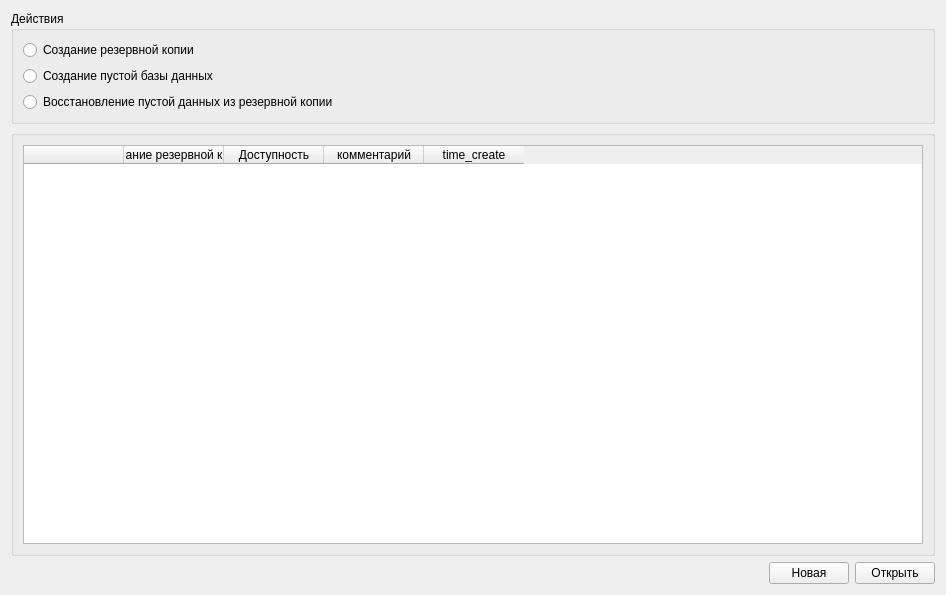
<?xml version="1.0" encoding="UTF-8"?>
<ui version="4.0">
 <class>Form_maintenance___backup_restoree</class>
 <widget class="QWidget" name="Form_maintenance___backup_restoree">
  <property name="geometry">
   <rect>
    <x>0</x>
    <y>0</y>
    <width>946</width>
    <height>595</height>
   </rect>
  </property>
  <property name="windowTitle">
   <string>Form</string>
  </property>
  <layout class="QVBoxLayout" name="verticalLayout_3">
   <item>
    <widget class="QGroupBox" name="groupBox">
     <property name="title">
      <string>Действия</string>
     </property>
     <layout class="QVBoxLayout" name="verticalLayout_2">
      <item>
       <layout class="QVBoxLayout" name="verticalLayout">
        <item>
         <widget class="QRadioButton" name="radioButton_create_backup">
          <property name="text">
           <string>Создание резервной копии</string>
          </property>
         </widget>
        </item>
        <item>
         <widget class="QRadioButton" name="radioButton_restore_empty_db">
          <property name="text">
           <string>Создание пустой базы данных</string>
          </property>
         </widget>
        </item>
        <item>
         <widget class="QRadioButton" name="radioButton_restore_backup">
          <property name="text">
           <string>Восстановление пустой данных из резервной копии</string>
          </property>
         </widget>
        </item>
       </layout>
      </item>
     </layout>
    </widget>
   </item>
   <item>
    <widget class="QGroupBox" name="groupBox_2">
     <property name="title">
      <string/>
     </property>
     <layout class="QHBoxLayout" name="horizontalLayout">
      <item>
       <widget class="QTableWidget" name="tableWidget">
        <column>
         <property name="text">
          <string/>
         </property>
        </column>
        <column>
         <property name="text">
          <string>Название резервной копии</string>
         </property>
        </column>
        <column>
         <property name="text">
          <string>Доступность</string>
         </property>
        </column>
        <column>
         <property name="text">
          <string>комментарий</string>
         </property>
        </column>
        <column>
         <property name="text">
          <string>time_create</string>
         </property>
        </column>
       </widget>
      </item>
     </layout>
    </widget>
   </item>
   <item>
    <layout class="QHBoxLayout" name="horizontalLayout_2">
     <item>
      <spacer name="horizontalSpacer">
       <property name="orientation">
        <enum>Qt::Horizontal</enum>
       </property>
       <property name="sizeHint" stdset="0">
        <size>
         <width>40</width>
         <height>20</height>
        </size>
       </property>
      </spacer>
     </item>
     <item>
      <widget class="QPushButton" name="pushButton_new">
       <property name="text">
        <string>Новая</string>
       </property>
      </widget>
     </item>
     <item>
      <widget class="QPushButton" name="pushButton_submit">
       <property name="text">
        <string>Открыть</string>
       </property>
      </widget>
     </item>
    </layout>
   </item>
  </layout>
 </widget>
 <resources/>
 <connections/>
</ui>
